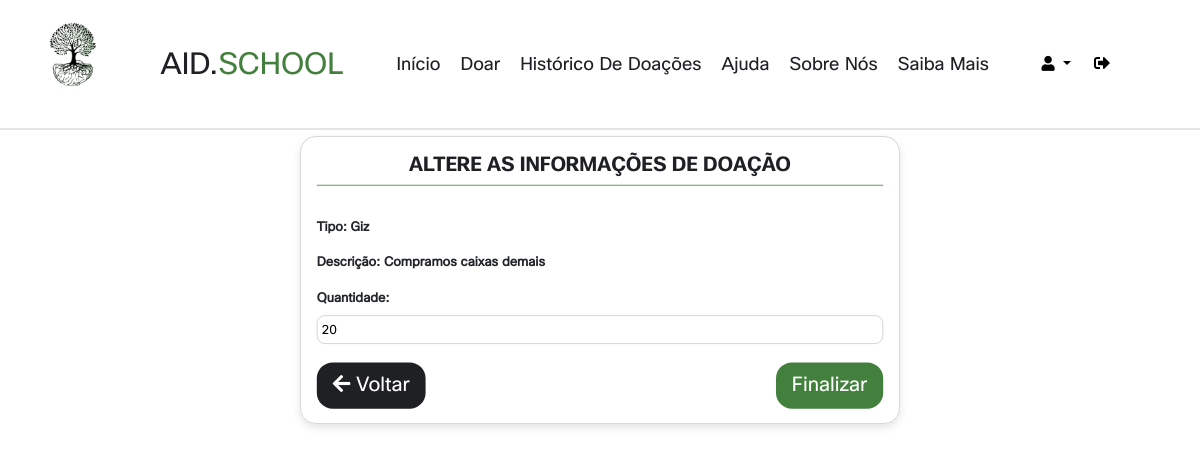
Screenshot of /VIEW/formAlterarDoacaoDoador.php?id=1 (signed in) with the database file from the repository.
### tables this page shows
CREATE TABLE IF NOT EXISTS `doacao` (
  `iddoacao` INT(10) NOT NULL,
  `nomedoacao` VARCHAR(60) NOT NULL,
  `descricaodoacao` VARCHAR(60) NOT NULL,
  `quantidadedoacao` VARCHAR(60) NOT NULL,
  `datadoacao` TIMESTAMP NOT NULL DEFAULT CURRENT_TIMESTAMP() ON UPDATE CURRENT_TIMESTAMP(),
  `idrepresentante` INT(11) NOT NULL,
  `idpedido` INT(10) NOT NULL,
  `cpfdoador` VARCHAR(60) NOT NULL,
  PRIMARY KEY (`iddoacao`),
  INDEX `fk_doacao_representante1_idx` (`idrepresentante` ASC),
  INDEX `fk_doacao_pedido1_idx` (`idpedido` ASC),
  INDEX `fk_doacao_doador1_idx` (`cpfdoador` ASC),
  CONSTRAINT `fk_doacao_doador1`
    FOREIGN KEY (`cpfdoador`)
    REFERENCES `doador` (`cpfdoador`)
    ON DELETE CASCADE
    ON UPDATE CASCADE,
  CONSTRAINT `fk_doacao_pedido1`
    FOREIGN KEY (`idpedido`)
    REFERENCES `pedido` (`idpedido`)
    ON DELETE CASCADE
    ON UPDATE CASCADE,
  CONSTRAINT `fk_doacao_representante1`
    FOREIGN KEY (`idrepresentante`)
    REFERENCES `representante` (`idrepresentante`)
    ON DELETE CASCADE
    ON UPDATE CASCADE);

### DAO/CONEXAO/CONEXAO.php (called while the page is built)
<?php
abstract class CONEXAO {
    private static $instance;
    public static function getInstance() {
        try {
            if (!isset(self::$instance)) {
                self::$instance = new PDO("mysql:host=localhost;dbname=dbdoar;charset=UTF8", "root", "");
                self::$instance->setAttribute(PDO::ATTR_ERRMODE, PDO::ERRMODE_EXCEPTION);
            }
            return self::$instance;
        } catch (PDOException $exc) {
            echo "Erro ao conectar o banco de dados :" . $exc->getMessage();
        }
    }
}
?>

### DAO/DoacaoDAO.php (called while the page is built, shortened)
<?php
require_once 'CONEXAO/CONEXAO.php';
class DoacaoDAO {
    public $pdo = null;
    public function __construct() {
        $this->pdo = Conexao::getInstance();
    }
    public function PesquisarUmRegistro($iddoacao) {
        try {
            $sql = "select * from doacao where iddoacao = ?;";
            $execucao = $this->pdo->prepare($sql);
            $execucao->bindValue(1, $iddoacao);
            $execucao->execute();
            $pesquisa = $execucao->fetch(PDO::FETCH_ASSOC);
            return $pesquisa;
        } catch (PDOException $exc) {
            echo $exc->getMessage();
        }
    }
}

### VIEW/formAlterarDoacaoDoador.php (the view, shortened to what this page needs)
<!DOCTYPE html>
<html lang="pt-br">
    <head>
        <link rel="stylesheet" href="../CSS/AlterarDoacao.css">
        <link rel="stylesheet" href="../CSS/NavbarperfilDoador.css">
        <link rel="stylesheet" href="https://cdnjs.cloudflare.com/ajax/libs/bootstrap/4.6.1/css/bootstrap.min.css">
        <link rel="stylesheet" href="https://cdnjs.cloudflare.com/ajax/libs/font-awesome/6.0.0/css/all.min.css">
        <link rel="stylesheet" href="https://cdnjs.cloudflare.com/ajax/libs/bootstrap/4.6.1/css/bootstrap.min.css">
        <link rel="stylesheet" href="https://cdnjs.cloudflare.com/ajax/libs/font-awesome/5.15.3/css/all.min.css" />
    </head>
    <body>
        <?php
        require_once '../DAO/DoacaoDAO.php';
        $iddoacao = $_GET["id"];
        $doacaoDAO = new DoacaoDAO();
        $doacao = $doacaoDAO->PesquisarUmRegistro($iddoacao);
        ?>
        <?php
        include '../VIEW/NavbarperfilDoador.php';
        ?>
        <div class="form-container">
            <h2 class="form-title">Altere as informações de Doação</h2>
            <form name="CadastroDoador" action="../CONTROLLER/AlterarDoacaoDoador.php" method="post">
                <div class="form-group">
                    <label for="nomedoacao">Tipo: <?php echo $doacao["nomedoacao"] ?></label>
                </div>
                <div class="form-group">
                    <label for="descricaodoacao">Descrição: <?php echo $doacao["descricaodoacao"] ?></label>
                </div>
                <div class="form-group">
                    <label  for="quantidadedoacao">Quantidade:</label>
                    <input type="number" name="quantidadedoacao" required placeholder="Digite a Quantidade" min="1" value="<?php echo $doacao["quantidadedoacao"] ?>">
                </div>
                <button type="button" class="left-button" onclick="window.history.back()">
                    <i class="fas fa-arrow-left"></i> Voltar
                </button>
                <input type="submit" class="right-button" value="Finalizar">
            </form>
        </div>
    </body>
</html>

### CSS/AlterarDoacao.css (style rules this page uses)
body { height: auto; }
* { font-family: 'Poppins', sans-serif; }
.form-container { display: fixed; width: 750px; margin: 0 auto; margin-top: 100px; border: 1px solid #ccc; box-shadow: var(--box-shadow); padding: 20px; border-radius: 20px; height: 360px; transform: scale(0.80); }
.form-title { color: var(--COR7); font-size: 25px; text-align: center; font-weight: bold; font-family: var(--font-Cisco-bold); margin-bottom: 20px; border-bottom: 1px solid var(--COR1); padding-bottom: 10px; margin-bottom: 40px; text-transform: uppercase; }
.form-group { display: flex; flex-wrap: wrap; margin-bottom: 20px; width: 100%; }
.form-group label { width: 100%; font-size: 16px; font-weight: bold; margin-bottom: 10px; }
.form-group input[type="text"], .form-group textarea, .form-group input[type="date"], .form-group input[type="file"], .form-group input[type="email"], .form-group input[type="tel"], .form-group input[type="number"] { width: 100%; font-size: 16px; padding: 5px; border-radius: 10px; border: 1px solid #ccc; outline: none; margin-bottom: 13px; }
.left-button { float: left; background-color: var(--COR7); border: none; color: var(--COR8); padding: 10px 20px; text-align: center; text-decoration: none; display: inline-block; font-size: 25px; border-radius: 20px; transition: background-color 0.3s ease; margin-top: 0px; }
input[type="submit"] { float: right; background-color: var(--COR1); border: none; color: var(--COR8); padding: 10px 20px; text-align: center; text-decoration: none; display: inline-block; font-size: 25px; border-radius: 20px; transition: background-color 0.3s ease; margin-top: 0px; }

### CSS/NavbarperfilDoador.css (style rules this page uses)
:root { --COR1: #43803E; --COR2: #6BCC62; --COR3: #145a0e; --COR4: #338b5f; --COR7: #1F2024; --COR8: #ffffff; --COR10: #e7e7e7; --COR11: #024059; --COR12: #026873; --COR13: #0CABA8; --COR14: #015958; --COR15: #F28157; --COR16: #DB8244; --COR17: #FF9A75; --COR18: #BF6545; --font-Opensans: Open Sans, sans-serif; --font-Cisco-bold: font-CiscoSans; --font-Cisco-regular: font-CiscoSans2; --border: .2rem solid rgba(0, 0, 0, .1); --box-shadow: 0 .5rem 1rem rgba(0, 0, 0, .1); }
* { font-family: var(--font-Cisco-regular); margin: 0; padding: 0; box-sizing: border-box; outline: none; border: none; text-decoration: none !important; }
html { font-size: 62.5%; overflow-x: hidden; scroll-behavior: smooth; scroll-padding-top: 6.5rem; }

### rows the page displays
doacao: nomedoacao "Giz", descricaodoacao "Compramos caixas demais", quantidadedoacao "20"
